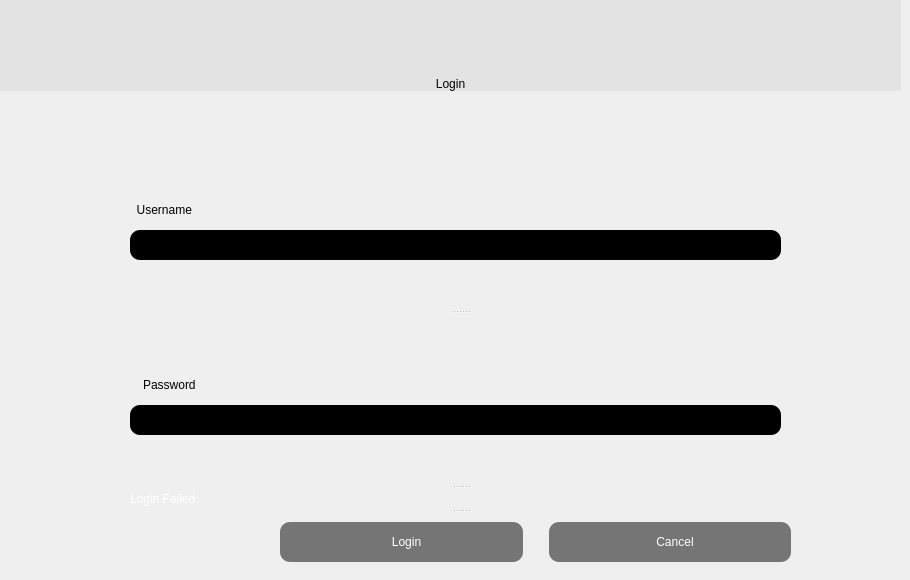
       <widget class="QWidget" name="logi_page">
        <widget class="QLabel" name="login_label">
         <property name="geometry">
          <rect>
           <x>0</x>
           <y>0</y>
           <width>901</width>
           <height>91</height>
          </rect>
         </property>
         <property name="styleSheet">
          <string notr="true">background-color: rgb(227, 227, 227);
font: 48pt &quot;MS Shell Dlg 2&quot;;
border:none;</string>
         </property>
         <property name="text">
          <string>Login</string>
         </property>
         <property name="alignment">
          <set>Qt::AlignBottom|Qt::AlignHCenter</set>
         </property>
        </widget>
        <widget class="QSplitter" name="splitter">
         <property name="geometry">
          <rect>
           <x>130</x>
           <y>140</y>
           <width>661</width>
           <height>431</height>
          </rect>
         </property>
         <property name="orientation">
          <enum>Qt::Vertical</enum>
         </property>
         <widget class="QWidget" name="layoutWidget">
          <layout class="QVBoxLayout" name="username_logi_page_Layout">
           <property name="spacing">
            <number>0</number>
           </property>
           <property name="topMargin">
            <number>10</number>
           </property>
           <property name="rightMargin">
            <number>10</number>
           </property>
           <property name="bottomMargin">
            <number>50</number>
           </property>
           <item>
            <widget class="QLabel" name="username_label">
             <property name="styleSheet">
              <string notr="true">color: black;
font: 75 11pt &quot;MS Shell Dlg 2&quot;;
</string>
             </property>
             <property name="text">
              <string>  Username</string>
             </property>
             <property name="alignment">
              <set>Qt::AlignBottom|Qt::AlignJustify</set>
             </property>
             <property name="margin">
              <number>0</number>
             </property>
             <property name="indent">
              <number>13</number>
             </property>
            </widget>
           </item>
           <item>
            <widget class="QLineEdit" name="username_field">
             <property name="enabled">
              <bool>true</bool>
             </property>
             <property name="sizePolicy">
              <sizepolicy hsizetype="Expanding" vsizetype="Fixed">
               <horstretch>0</horstretch>
               <verstretch>0</verstretch>
              </sizepolicy>
             </property>
             <property name="styleSheet">
              <string notr="true">height:30px;
font: 9pt &quot;MS Shell Dlg 2&quot;;
border-radius:10px;
background-color: rgb(0, 0, 0);
color: rgb(255, 255, 255);</string>
             </property>
             <property name="maxLength">
              <number>32773</number>
             </property>
             <property name="placeholderText">
              <string/>
             </property>
             <property name="cursorMoveStyle">
              <enum>Qt::VisualMoveStyle</enum>
             </property>
             <property name="clearButtonEnabled">
              <bool>true</bool>
             </property>
            </widget>
           </item>
          </layout>
         </widget>
         <widget class="QWidget" name="layoutWidget_2">
          <layout class="QVBoxLayout" name="password_space">
           <property name="spacing">
            <number>0</number>
           </property>
           <property name="topMargin">
            <number>11</number>
           </property>
           <property name="rightMargin">
            <number>10</number>
           </property>
           <property name="bottomMargin">
            <number>50</number>
           </property>
           <item>
            <widget class="QLabel" name="password_label">
             <property name="styleSheet">
              <string notr="true">color: black;
font: 75 11pt &quot;MS Shell Dlg 2&quot;;
</string>
             </property>
             <property name="text">
              <string>Password</string>
             </property>
             <property name="alignment">
              <set>Qt::AlignBottom|Qt::AlignLeading|Qt::AlignLeft</set>
             </property>
             <property name="margin">
              <number>0</number>
             </property>
             <property name="indent">
              <number>13</number>
             </property>
             <property name="textInteractionFlags">
              <set>Qt::NoTextInteraction</set>
             </property>
            </widget>
           </item>
           <item>
            <widget class="QLineEdit" name="password_field">
             <property name="enabled">
              <bool>true</bool>
             </property>
             <property name="sizePolicy">
              <sizepolicy hsizetype="Expanding" vsizetype="Fixed">
               <horstretch>0</horstretch>
               <verstretch>0</verstretch>
              </sizepolicy>
             </property>
             <property name="styleSheet">
              <string notr="true">height:30px;
font: 9pt &quot;MS Shell Dlg 2&quot;;
border-radius:10px;
background-color: rgb(0, 0, 0);
color: rgb(255, 255, 255);</string>
             </property>
             <property name="maxLength">
              <number>32773</number>
             </property>
             <property name="echoMode">
              <enum>QLineEdit::Password</enum>
             </property>
             <property name="placeholderText">
              <string/>
             </property>
             <property name="cursorMoveStyle">
              <enum>Qt::VisualMoveStyle</enum>
             </property>
             <property name="clearButtonEnabled">
              <bool>true</bool>
             </property>
            </widget>
           </item>
          </layout>
         </widget>
         <widget class="QLabel" name="login_failed_text">
          <property name="accessibleDescription">
           <string/>
          </property>
          <property name="layoutDirection">
           <enum>Qt::RightToLeft</enum>
          </property>
          <property name="styleSheet">
           <string notr="true">color: white;
font: 10pt &quot;MS Shell Dlg 2&quot;;</string>
          </property>
          <property name="text">
           <string>Login Failed</string>
          </property>
          <property name="textInteractionFlags">
           <set>Qt::NoTextInteraction</set>
          </property>
         </widget>
         <widget class="QWidget" name="layoutWidget">
          <layout class="QHBoxLayout" name="login_cancel_buttons">
           <property name="spacing">
            <number>26</number>
           </property>
           <property name="leftMargin">
            <number>150</number>
           </property>
           <property name="rightMargin">
            <number>0</number>
           </property>
           <item>
            <widget class="QPushButton" name="login_button_page">
             <property name="styleSheet">
              <string notr="true">QPushButton{
	color:white;
	background-color: rgb(117, 117, 117);
	font: 75 10pt &quot;MS Shell Dlg 2&quot;;
	border:none;
	height:40px;
	padding-left:10px;
	border-radius:10px;
}



QPushButton:hover{
	background-color:white;
	color:black;
	font-weight:bold;
}
</string>
             </property>
             <property name="text">
              <string>Login</string>
             </property>
             <property name="checkable">
              <bool>true</bool>
             </property>
             <property name="autoExclusive">
              <bool>true</bool>
             </property>
            </widget>
           </item>
           <item>
            <widget class="QPushButton" name="cancel_page">
             <property name="styleSheet">
              <string notr="true">QPushButton{
	color:white;
	background-color: rgb(117, 117, 117);
	font: 75 10pt &quot;MS Shell Dlg 2&quot;;
	border:none;
	height:40px;
	padding-left:10px;
	border-radius:10px;
}



QPushButton:hover{
	background-color:white;
	color:black;
	font-weight:bold;
}</string>
             </property>
             <property name="text">
              <string>Cancel</string>
             </property>
             <property name="checkable">
              <bool>true</bool>
             </property>
             <property name="autoExclusive">
              <bool>true</bool>
             </property>
            </widget>
           </item>
          </layout>
         </widget>
        </widget>
       </widget>
